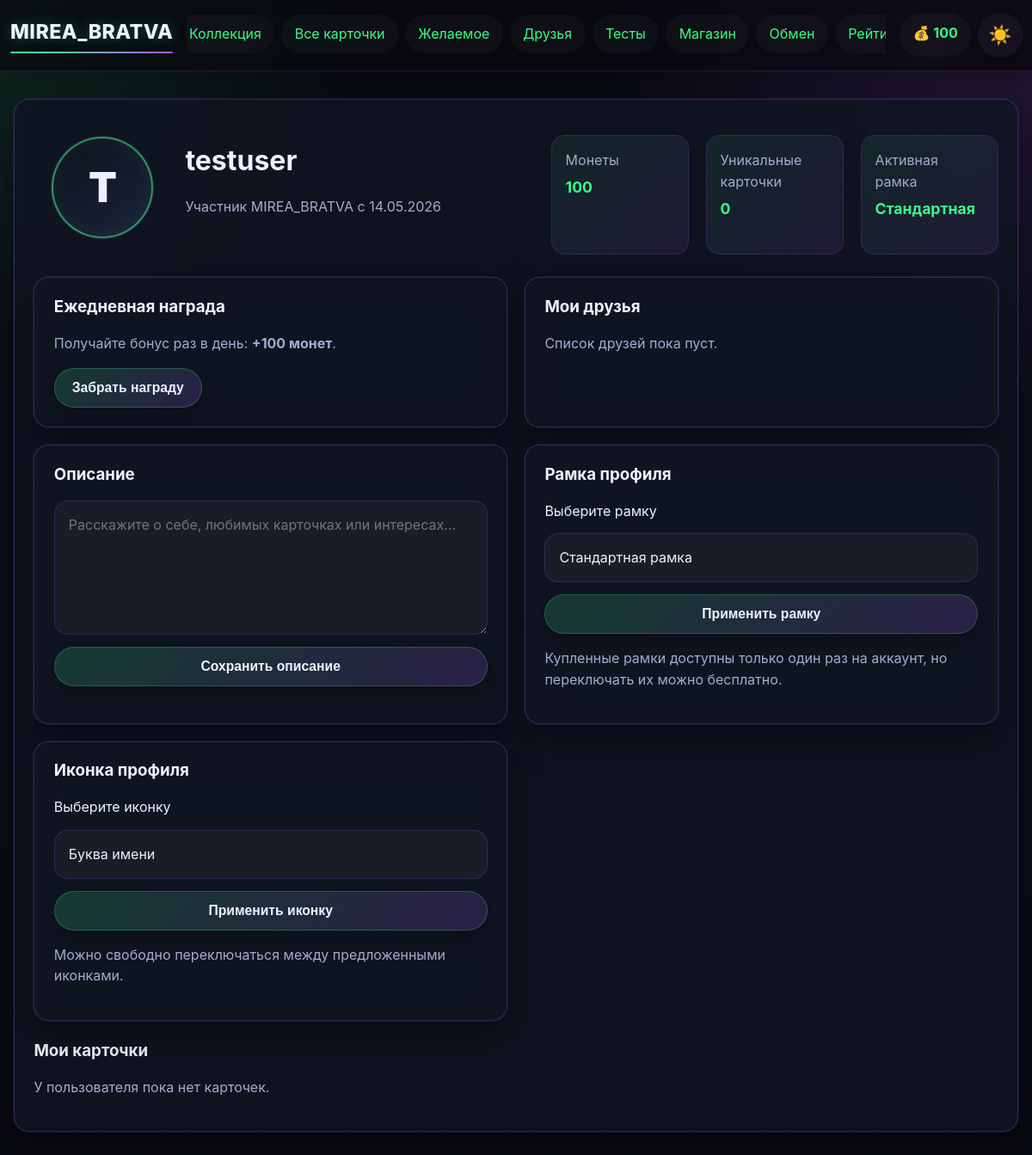
The app's page /profile (signed in) with its own data.
### app.py (models this page shows)
class User(UserMixin, db.Model):
    __tablename__ = 'user'
    id = db.Column(db.Integer, primary_key=True)
    username = db.Column(db.String(80), unique=True, nullable=False)
    email = db.Column(db.String(120), unique=True, nullable=False)
    password_hash = db.Column(db.String(200), nullable=False)
    coins = db.Column(db.Integer, default=100)
    profile_theme = db.Column(db.String(50), default='dark')
    avatar_frame = db.Column(db.String(50), default='none')
    bio = db.Column(db.Text, default='')
    owned_frames = db.Column(db.Text, default='[]')
    avatar_icon = db.Column(db.String(50), default='letter')
    created_at = db.Column(db.DateTime, default=datetime.utcnow)
    last_daily_bonus = db.Column(db.DateTime, default=None)

### app.py (the view, shortened to what this page needs)
@app.route('/profile', methods=['GET', 'POST'])
@login_required
def profile():
    owned_frames = get_available_frames_for_user(current_user)
    wishlist_ids = {item.card_id for item in WishlistItem.query.filter_by(user_id=current_user.id).all()}
    return render_template(
        'profile.html',
        user=current_user,
        owned_frames=owned_frames,
        is_owner=True,
        wishlist_ids=wishlist_ids,
        viewed_wishlist_cards=[],
        get_card_letter=get_card_letter,
        avatar_icons=get_avatar_icons(),
        get_avatar_icon_symbol=get_avatar_icon_symbol,
        get_card_stars_display=get_card_stars_display,
        can_claim_daily_bonus=can_claim_daily_bonus(current_user),
        daily_bonus_amount=DAILY_BONUS_AMOUNT,
        friends=get_user_friends(current_user.id),
        friendship_status=None,
    )

### app.py (called while the page is built)
@login_manager.user_loader
def load_user(user_id):
    return db.session.get(User, int(user_id))

def get_owned_frame_codes(user):
    try:
        frames = json.loads(user.owned_frames or '[]')
        return frames if isinstance(frames, list) else []
    except (TypeError, json.JSONDecodeError):
        return []

def get_available_frames_for_user(user):
    owned_codes = set(get_owned_frame_codes(user))
    if not owned_codes:
        return []
    all_frames = ShopItem.query.filter_by(type='frame').all()
    return [frame for frame in all_frames if get_frame_code(frame) in owned_codes]

def get_avatar_icons():
    return [
        {'code': 'letter', 'symbol': None, 'label': 'Буква имени'},
        {'code': 'rocket', 'symbol': '🚀', 'label': 'Ракета'},
        {'code': 'crown', 'symbol': '👑', 'label': 'Корона'},
        {'code': 'ghost', 'symbol': '👾', 'label': 'Пиксельный герой'},
        {'code': 'robot', 'symbol': '🤖', 'label': 'Робот'},
        {'code': 'fox', 'symbol': '🦊', 'label': 'Лис'},
        {'code': 'dragon', 'symbol': '🐉', 'label': 'Дракон'},
        {'code': 'wizard', 'symbol': '🧙', 'label': 'Маг'},
    ]

def get_avatar_icon_symbol(user):
    icon_map = {item['code']: item['symbol'] for item in get_avatar_icons()}
    return icon_map.get(getattr(user, 'avatar_icon', 'letter'))

def can_claim_daily_bonus(user):
    last_bonus = getattr(user, 'last_daily_bonus', None)
    return not last_bonus or last_bonus.date() < datetime.utcnow().date()

def get_user_friends(user_id):
    accepted = Friendship.query.filter(
        Friendship.status == 'accepted',
        db.or_(Friendship.requester_id == user_id, Friendship.addressee_id == user_id),
    ).order_by(Friendship.created_at.desc()).all()
    friends = []
    for friendship in accepted:
        friends.append(friendship.addressee if friendship.requester_id == user_id else friendship.requester)
    return friends

### templates/profile.html (shortened to what this page needs)
{% extends "base.html" %}
{% block content %}
<div class="profile-container {% if user.profile_theme != 'default' %}{{ user.profile_theme }}{% endif %}">
    <div class="profile-header">
        <div class="avatar-container">
            <div class="profile-avatar-shell" title="{% if user.avatar_frame == 'none' %}Стандартная рамка{% else %}Установлена рамка{% endif %}">
                <div class="avatar avatar-letter">{% set avatar_symbol = get_avatar_icon_symbol(user) %}{% if avatar_symbol %}<span class="avatar-icon-symbol">{{ avatar_symbol }}</span>{% else %}{{ user.username[0]|upper }}{% endif %}</div>
            </div>
            <div>
                <h1>{{ user.username }}</h1>
                <p class="profile-subtitle">Участник MIREA_BRATVA с {{ user.created_at.strftime('%d.%m.%Y') }}</p>
            </div>
        </div>
        <div class="profile-stats items-grid">
            <div class="stat">
                <span class="stat-label">Монеты</span>
                <span class="stat-value">{{ user.coins }}</span>
            </div>
            <div class="stat">
                <span class="stat-label">Уникальные карточки</span>
                <span class="stat-value">{{ user.cards|length }}</span>
            </div>
            <div class="stat">
                <span class="stat-label">Активная рамка</span>
                <span class="stat-value">{% if user.avatar_frame == 'none' %}Стандартная{% else %}Выбрана{% endif %}</span>
            </div>
        </div>
    </div>
    <div class="profile-sections items-grid profile-sections-grid">
        {% if is_owner %}
        <section class="shop-item profile-bio-card">
            <h3>Ежедневная награда</h3>
            <p>Получайте бонус раз в день: <strong>+{{ daily_bonus_amount }} монет</strong>.</p>
            <form method="post" action="{{ url_for('claim_daily_bonus') }}">
                <button type="submit" class="btn" {% if not can_claim_daily_bonus %}disabled{% endif %}>
                    {% if can_claim_daily_bonus %}Забрать награду{% else %}Уже получено сегодня{% endif %}
                </button>
            </form>
        </section>
        {% endif %}
        <section class="shop-item profile-bio-card">
            <h3>{% if is_owner %}Мои друзья{% else %}Друзья пользователя{% endif %}</h3>
            {% if friends %}
                <div class="profile-form-stack">
                    {% for friend in friends[:6] %}
                        <a href="{{ url_for('view_profile', user_id=friend.id) }}">{{ friend.username }}</a>
                    {% endfor %}
                </div>
                {% if is_owner %}<p class="profile-note"><a href="{{ url_for('friends') }}">Управлять друзьями</a></p>{% endif %}
            {% else %}
                <p>Список друзей пока пуст.</p>
            {% endif %}
        </section>
        <section class="shop-item profile-bio-card">
            <h3>Описание</h3>
            {% if is_owner %}
            <form method="post" class="profile-form-stack">
                <textarea name="bio" rows="5" maxlength="400" placeholder="Расскажите о себе, любимых карточках или интересах...">{{ user.bio or '' }}</textarea>
                <button type="submit" class="btn">Сохранить описание</button>
            </form>
            {% else %}
                <p>{{ user.bio or 'Пользователь пока не добавил описание.' }}</p>
            {% endif %}
        </section>
        <section class="shop-item profile-frame-card">
            <h3>Рамка профиля</h3>
            {% if is_owner %}
            <form method="post" class="profile-form-stack">
                <label for="avatar_frame">Выберите рамку</label>
                <select name="avatar_frame" id="avatar_frame">
                    <option value="none" {% if user.avatar_frame == 'none' %}selected{% endif %}>Стандартная рамка</option>
                </select>
                <button type="submit" class="btn">Применить рамку</button>
            </form>
            <p class="profile-note">Купленные рамки доступны только один раз на аккаунт, но переключать их можно бесплатно.</p>
            {% else %}
                <p>{% if user.avatar_frame == 'none' %}Пользователь использует стандартную рамку.{% else %}У пользователя установлена специальная рамка.{% endif %}</p>
            {% endif %}
        </section>
        <section class="shop-item profile-frame-card">
            <h3>Иконка профиля</h3>
            {% if is_owner %}
            <form method="post" class="profile-form-stack">
                <label for="avatar_icon">Выберите иконку</label>
                <select name="avatar_icon" id="avatar_icon">
                    {% for icon in avatar_icons %}
                    <option value="{{ icon.code }}" {% if user.avatar_icon == icon.code %}selected{% endif %}>{{ icon.label }}</option>
                    {% endfor %}
                </select>
                <button type="submit" class="btn">Применить иконку</button>
            </form>
            <p class="profile-note">Можно свободно переключаться между предложенными иконками.</p>
            {% else %}
                <p>{% set avatar_symbol = get_avatar_icon_symbol(user) %}{% if avatar_symbol %}У пользователя установлена иконка {{ avatar_symbol }}.{% else %}Пользователь использует буквенную иконку.{% endif %}</p>
            {% endif %}
        </section>
    </div>
    <div class="exchange-card">
        <h3>{% if is_owner %}Мои карточки{% else %}Карточки пользователя{% endif %}</h3>
        {% if user.cards %}
            <div class="items-grid collection-grid collection-grid-enhanced">
                {% for user_card in user.cards %}
                <article class="shop-item card-tile card-showcase card-standard rarity-{{ user_card.card.rarity }} {% if not is_owner %}clickable-card{% endif %}"
                         {% if not is_owner %}data-open-modal="profile-card-modal-{{ user_card.card.id }}"{% endif %}>
                    <div class="card-showcase-glow"></div>
                    <div class="card-showcase-top">
                        <span class="rarity-badge rarity-badge-{{ user_card.card.rarity }}">{{ user_card.card.rarity }}</span>
                    </div>
                    <div class="card-showcase-body">
                        <div class="card-emblem rarity-emblem-{{ user_card.card.rarity }}">
                            {% if user_card.card.image_url %}
                                <img src="{{ user_card.card.image_url }}" alt="{{ user_card.card.name }}" style="width:100%;height:100%;object-fit:cover;border-radius:inherit;">
                            {% else %}
                                {{ get_card_letter(user_card.card) }}
                            {% endif %}
                        </div>
                        <div class="card-copy">
                            <h3>{{ user_card.card.name }}</h3>
                            <p class="card-subject-line">Кафедра: {{ user_card.card.subject }}</p>
                            <p class="card-description-preview">{{ user_card.card.description }}</p>
                        </div>
                    </div>
                    <div class="card-stars-row">{{ get_card_stars_display(user_card.star_level) }}</div>
                    <div class="card-meta-grid">
                        <div class="meta-chip">
                            <span>Количество</span>
                            <strong>x{{ user_card.quantity }}</strong>
                        </div>
                    </div>
                </article>
                {% if not is_owner %}
                <div class="card-modal" id="profile-card-modal-{{ user_card.card.id }}">
                    <div class="card-modal-backdrop" data-close-modal></div>
                    <div class="card-modal-content rarity-frame-{{ user_card.card.rarity }} compact-profile-modal">
                        <button class="modal-close" type="button" data-close-modal>&times;</button>
                        <div class="card-modal-hero compact-modal-hero">
                            <div class="card-emblem card-emblem-large rarity-emblem-{{ user_card.card.rarity }}">
                                {% if user_card.card.image_url %}
                                    <img src="{{ user_card.card.image_url }}" alt="{{ user_card.card.name }}" style="width:100%;height:100%;object-fit:cover;border-radius:inherit;">
                                {% else %}
                                    {{ get_card_letter(user_card.card) }}
                                {% endif %}
                            </div>
                            <div>
                                <div class="card-modal-badges card-modal-badges-safe">
                                    <span class="rarity-badge rarity-badge-{{ user_card.card.rarity }}">{{ user_card.card.rarity }}</span>
                                </div>
                                <h2>{{ user_card.card.name }}</h2>
                                <p class="card-subject-line">Кафедра: {{ user_card.card.subject }}</p>
                            </div>
                        </div>
                        <div class="card-modal-grid compact-modal-grid">
                            <div class="modal-info-block">
                                <span>Описание</span>
                                <p>{{ user_card.card.description }}</p>
                            </div>
                            <div class="modal-info-block">
                                <span>Копий у пользователя</span>
                                <p>{{ user_card.quantity }}</p>
                            </div>
                            <div class="modal-info-block modal-info-block-full">
                                <span>Звёздность</span>
                                <p>{{ get_card_stars_display(user_card.star_level) }}</p>
                            </div>
                        </div>
                        <div class="profile-card-actions">
                            <a href="{{ url_for('propose_exchange', target_user_id=user.id, requested_card_id=user_card.card.id) }}" class="btn">Предложить обмен</a>
                            <form method="post" action="{{ url_for('toggle_wishlist', card_id=user_card.card.id) }}">
                                <button type="submit" class="icon-heart-btn {% if user_card.card.id in wishlist_ids %}active{% endif %}" title="Добавить в список желаемого">
                                    {% if user_card.card.id in wishlist_ids %}♥{% else %}♡{% endif %}
                                </button>
                            </form>
                        </div>
                    </div>
                </div>
                {% endif %}
                {% endfor %}
            </div>
        {% else %}
            <p>У пользователя пока нет карточек.</p>
        {% endif %}
    </div>
</div>
{% endblock %}

### templates/base.html (shortened to what this page needs)
<!DOCTYPE html>
<html lang="ru">
<head>
    <link rel="stylesheet" href="{{ url_for('static', filename='css/style.css') }}">
</head>
<body class="{% if current_user.is_authenticated and current_user.profile_theme == 'light' %}light-theme{% else %}dark-theme{% endif %}">
    <nav class="navbar">
        <div class="nav-container">
            <a class="nav-logo" href="{{ url_for('index') }}">MIREA_BRATVA</a>
            <div class="nav-main">
                <ul class="nav-menu">
                    {% if current_user.is_authenticated %}
                        <li><a href="{{ url_for('collection') }}">Коллекция</a></li>
                        <li><a href="{{ url_for('cards_catalog') }}">Все карточки</a></li>
                        <li><a href="{{ url_for('wishlist') }}">Желаемое</a></li>
                        <li><a href="{{ url_for('friends') }}">Друзья</a></li>
                        <li><a href="{{ url_for('quizzes') }}">Тесты</a></li>
                        <li><a href="{{ url_for('shop') }}">Магазин</a></li>
                        <li><a href="{{ url_for('exchange') }}">Обмен</a></li>
                        <li><a href="{{ url_for('rating') }}">Рейтинг</a></li>
                    {% else %}
                        <li><a href="{{ url_for('login') }}">Вход</a></li>
                        <li><a href="{{ url_for('register') }}">Регистрация</a></li>
                    {% endif %}
                </ul>
            </div>
            {% if current_user.is_authenticated %}
            <div class="nav-actions">
                <div class="coins">💰 {{ current_user.coins }}</div>
                <a class="theme-toggle nav-pill" href="{{ url_for('toggle_theme') }}" title="Переключить тему">
                    {% if current_user.profile_theme == 'light' %}🌙{% else %}☀️{% endif %}
                </a>
            </div>
            {% endif %}
        </div>
    </nav>
    <main class="container">
        {% block content %}{% endblock %}
    </main>
</body>
</html>

### records on screen
User: coins "100", username "T", username "testuser", created_at "14.05.2026", avatar_frame "Стандартная рамка", avatar_icon "Буква имени"

### other values on screen
{{ user.cards|length }} "0"
{{ daily_bonus_amount }} "100"
